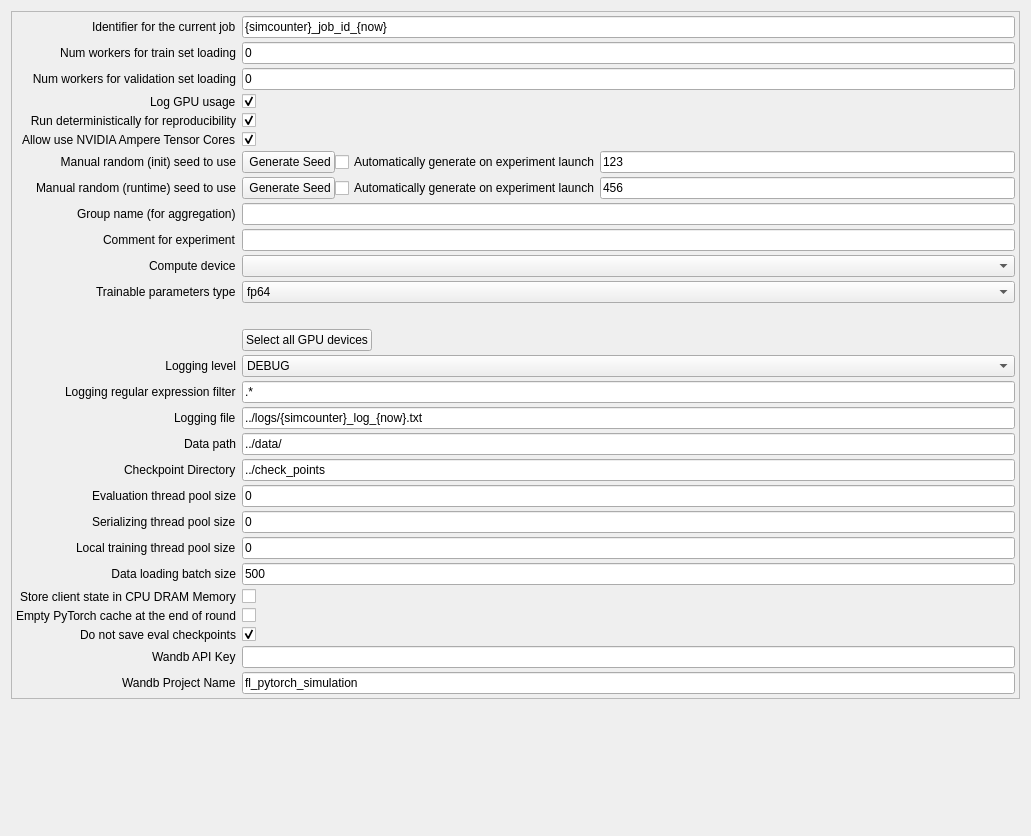
          <widget class="QWidget" name="tabSystemAspects">
           <property name="geometry">
            <rect>
             <x>0</x>
             <y>0</y>
             <width>1031</width>
             <height>836</height>
            </rect>
           </property>
           <attribute name="label">
            <string>Systems aspects</string>
           </attribute>
           <layout class="QVBoxLayout" name="verticalLayout_2">
            <property name="spacing">
             <number>6</number>
            </property>
            <item>
             <layout class="QVBoxLayout" name="loSystem">
              <item>
               <widget class="QFrame" name="frameSystemConfig">
                <property name="minimumSize">
                 <size>
                  <width>0</width>
                  <height>0</height>
                 </size>
                </property>
                <property name="frameShape">
                 <enum>QFrame::StyledPanel</enum>
                </property>
                <property name="frameShadow">
                 <enum>QFrame::Raised</enum>
                </property>
                <layout class="QFormLayout" name="formLayout_4">
                 <property name="labelAlignment">
                  <set>Qt::AlignRight|Qt::AlignTrailing|Qt::AlignVCenter</set>
                 </property>
                 <property name="verticalSpacing">
                  <number>4</number>
                 </property>
                 <property name="leftMargin">
                  <number>4</number>
                 </property>
                 <property name="topMargin">
                  <number>4</number>
                 </property>
                 <property name="rightMargin">
                  <number>4</number>
                 </property>
                 <property name="bottomMargin">
                  <number>4</number>
                 </property>
                 <item row="3" column="0">
                  <widget class="QLabel" name="lblJobId">
                   <property name="text">
                    <string>Identifier for the current job</string>
                   </property>
                  </widget>
                 </item>
                 <item row="3" column="1">
                  <widget class="QLineEdit" name="edtJobId">
                   <property name="toolTip">
                    <string>&lt;html&gt;&lt;head/&gt;&lt;body&gt;&lt;p&gt;All this constants can be used in parameters for purpose of substitution:&lt;/p&gt;&lt;p&gt;&lt;span style=&quot; font-weight:600;&quot;&gt;{now}&lt;/span&gt; - number of second since unix epoch&lt;/p&gt;&lt;p&gt;&lt;span style=&quot; font-weight:600;&quot;&gt;{compressor}&lt;/span&gt; - type of used compressor&lt;/p&gt;&lt;p&gt;&lt;span style=&quot; font-weight:600;&quot;&gt;{algorithm}&lt;/span&gt; - optimization algorithm&lt;/p&gt;&lt;/body&gt;&lt;/html&gt;</string>
                   </property>
                   <property name="text">
                    <string>{simcounter}_job_id_{now}</string>
                   </property>
                  </widget>
                 </item>
                 <item row="4" column="0">
                  <widget class="QLabel" name="lblNumWorkersForTrainDataLoad">
                   <property name="toolTip">
                    <string>Number of rounds of federated learning</string>
                   </property>
                   <property name="text">
                    <string>Num workers for train set loading</string>
                   </property>
                   <property name="alignment">
                    <set>Qt::AlignRight|Qt::AlignTrailing|Qt::AlignVCenter</set>
                   </property>
                  </widget>
                 </item>
                 <item row="4" column="1">
                  <widget class="QLineEdit" name="edtNumWorkersForTrainDataLoad">
                   <property name="text">
                    <string>0</string>
                   </property>
                  </widget>
                 </item>
                 <item row="5" column="0">
                  <widget class="QLabel" name="lblNumWorkersForValDataLoad">
                   <property name="toolTip">
                    <string>Number of available clients used for one communication round</string>
                   </property>
                   <property name="text">
                    <string>Num workers for validation set loading</string>
                   </property>
                   <property name="alignment">
                    <set>Qt::AlignRight|Qt::AlignTrailing|Qt::AlignVCenter</set>
                   </property>
                  </widget>
                 </item>
                 <item row="5" column="1">
                  <widget class="QLineEdit" name="edtNumWorkersForValDataLoad">
                   <property name="text">
                    <string>0</string>
                   </property>
                  </widget>
                 </item>
                 <item row="6" column="0">
                  <widget class="QLabel" name="lblLog">
                   <property name="text">
                    <string>Log GPU usage</string>
                   </property>
                  </widget>
                 </item>
                 <item row="6" column="1">
                  <widget class="QCheckBox" name="cbxLogGPUusage">
                   <property name="text">
                    <string/>
                   </property>
                   <property name="checked">
                    <bool>true</bool>
                   </property>
                  </widget>
                 </item>
                 <item row="8" column="0">
                  <widget class="QLabel" name="lblRunDeterministically">
                   <property name="text">
                    <string>Run deterministically for reproducibility</string>
                   </property>
                   <property name="alignment">
                    <set>Qt::AlignRight|Qt::AlignTrailing|Qt::AlignVCenter</set>
                   </property>
                  </widget>
                 </item>
                 <item row="8" column="1">
                  <widget class="QCheckBox" name="cbxRunDeterministically">
                   <property name="text">
                    <string/>
                   </property>
                   <property name="checked">
                    <bool>true</bool>
                   </property>
                  </widget>
                 </item>
                 <item row="10" column="0">
                  <widget class="QLabel" name="label">
                   <property name="text">
                    <string>Allow use NVIDIA Ampere Tensor Cores</string>
                   </property>
                  </widget>
                 </item>
                 <item row="10" column="1">
                  <widget class="QCheckBox" name="cbxAllowUseNvTensorCores">
                   <property name="text">
                    <string/>
                   </property>
                   <property name="checked">
                    <bool>true</bool>
                   </property>
                  </widget>
                 </item>
                 <item row="13" column="0">
                  <widget class="QLabel" name="lblManualRandomInitSeed">
                   <property name="toolTip">
                    <string>Global weight decay</string>
                   </property>
                   <property name="text">
                    <string>Manual random (init) seed to use</string>
                   </property>
                   <property name="alignment">
                    <set>Qt::AlignRight|Qt::AlignTrailing|Qt::AlignVCenter</set>
                   </property>
                  </widget>
                 </item>
                 <item row="13" column="1">
                  <layout class="QHBoxLayout" name="horizontalLayout_3">
                   <item>
                    <widget class="QPushButton" name="btnGenerateInitSeed">
                     <property name="text">
                      <string> Generate Seed</string>
                     </property>
                     <property name="icon">
                      <iconset resource="../resources/resources.qrc">
                       <normaloff>:/root/random.png</normaloff>:/root/random.png</iconset>
                     </property>
                    </widget>
                   </item>
                   <item>
                    <widget class="QCheckBox" name="cbxGenerateInitSeedAuto">
                     <property name="text">
                      <string>Automatically generate on experiment launch</string>
                     </property>
                    </widget>
                   </item>
                   <item>
                    <widget class="QLineEdit" name="edtRandomInitSeed">
                     <property name="text">
                      <string>123</string>
                     </property>
                    </widget>
                   </item>
                  </layout>
                 </item>
                 <item row="15" column="0">
                  <widget class="QLabel" name="lblManualRandomRunSeed">
                   <property name="text">
                    <string>Manual random (runtime) seed to use</string>
                   </property>
                  </widget>
                 </item>
                 <item row="15" column="1">
                  <layout class="QHBoxLayout" name="horizontalLayout_4">
                   <item>
                    <widget class="QPushButton" name="btnGenerateRunSeed">
                     <property name="text">
                      <string> Generate Seed</string>
                     </property>
                     <property name="icon">
                      <iconset resource="../resources/resources.qrc">
                       <normaloff>:/root/random.png</normaloff>:/root/random.png</iconset>
                     </property>
                    </widget>
                   </item>
                   <item>
                    <widget class="QCheckBox" name="cbxGenerateRunSeedAuto">
                     <property name="text">
                      <string>Automatically generate on experiment launch</string>
                     </property>
                    </widget>
                   </item>
                   <item>
                    <widget class="QLineEdit" name="edtRandomRunSeed">
                     <property name="text">
                      <string>456</string>
                     </property>
                    </widget>
                   </item>
                  </layout>
                 </item>
                 <item row="16" column="0">
                  <widget class="QLabel" name="lblGroupName">
                   <property name="text">
                    <string>Group name (for aggregation)</string>
                   </property>
                  </widget>
                 </item>
                 <item row="16" column="1">
                  <widget class="QLineEdit" name="edtGroupName"/>
                 </item>
                 <item row="18" column="0">
                  <widget class="QLabel" name="lblCommentForExperiment">
                   <property name="text">
                    <string>Comment for experiment</string>
                   </property>
                  </widget>
                 </item>
                 <item row="18" column="1">
                  <widget class="QLineEdit" name="edtCommentForExperiment"/>
                 </item>
                 <item row="19" column="0">
                  <widget class="QLabel" name="lblUsedComputeDevice">
                   <property name="text">
                    <string>Compute device</string>
                   </property>
                  </widget>
                 </item>
                 <item row="19" column="1">
                  <widget class="QComboBox" name="cbxComputeDevice"/>
                 </item>
                 <item row="21" column="1">
                  <widget class="QWidget" name="loComputeDevicesWidget" native="true">
                   <layout class="QVBoxLayout" name="loComputeDevices"/>
                  </widget>
                 </item>
                 <item row="22" column="1">
                  <layout class="QHBoxLayout" name="loSelectAllGpus">
                   <item>
                    <widget class="QPushButton" name="btnSelectAllGpus">
                     <property name="text">
                      <string>Select all GPU devices</string>
                     </property>
                    </widget>
                   </item>
                   <item>
                    <spacer name="horizontalSpacer_2">
                     <property name="orientation">
                      <enum>Qt::Horizontal</enum>
                     </property>
                     <property name="sizeHint" stdset="0">
                      <size>
                       <width>40</width>
                       <height>20</height>
                      </size>
                     </property>
                    </spacer>
                   </item>
                  </layout>
                 </item>
                 <item row="23" column="0">
                  <widget class="QLabel" name="lblLoggingLevel">
                   <property name="text">
                    <string>Logging level</string>
                   </property>
                   <property name="alignment">
                    <set>Qt::AlignRight|Qt::AlignTrailing|Qt::AlignVCenter</set>
                   </property>
                  </widget>
                 </item>
                 <item row="23" column="1">
                  <widget class="QComboBox" name="cbxLoggingLevels">
                   <item>
                    <property name="text">
                     <string>DEBUG</string>
                    </property>
                   </item>
                   <item>
                    <property name="text">
                     <string>INFO</string>
                    </property>
                   </item>
                   <item>
                    <property name="text">
                     <string>WARN</string>
                    </property>
                   </item>
                   <item>
                    <property name="text">
                     <string>ERROR</string>
                    </property>
                   </item>
                   <item>
                    <property name="text">
                     <string>CRITICAL</string>
                    </property>
                   </item>
                  </widget>
                 </item>
                 <item row="25" column="0">
                  <widget class="QLabel" name="lblLoggingFilter">
                   <property name="text">
                    <string>Logging regular expression filter</string>
                   </property>
                  </widget>
                 </item>
                 <item row="25" column="1">
                  <widget class="QLineEdit" name="edtLoggingFilter">
                   <property name="text">
                    <string>.*</string>
                   </property>
                  </widget>
                 </item>
                 <item row="26" column="0">
                  <widget class="QLabel" name="lblLoggingFile">
                   <property name="text">
                    <string>Logging file</string>
                   </property>
                  </widget>
                 </item>
                 <item row="26" column="1">
                  <widget class="QLineEdit" name="edtLogFile">
                   <property name="text">
                    <string>../logs/{simcounter}_log_{now}.txt</string>
                   </property>
                  </widget>
                 </item>
                 <item row="27" column="0">
                  <widget class="QLabel" name="lblDataPath">
                   <property name="toolTip">
                    <string>Base root directory for the dataset</string>
                   </property>
                   <property name="text">
                    <string>Data path</string>
                   </property>
                  </widget>
                 </item>
                 <item row="27" column="1">
                  <widget class="QLineEdit" name="edtDataPath">
                   <property name="toolTip">
                    <string>Base root directory for the dataset</string>
                   </property>
                   <property name="text">
                    <string>../data/</string>
                   </property>
                  </widget>
                 </item>
                 <item row="28" column="0">
                  <widget class="QLabel" name="lblCheckpointDir">
                   <property name="toolTip">
                    <string>Directory to persist run meta data_preprocess, e.g. best/last models</string>
                   </property>
                   <property name="text">
                    <string>Checkpoint Directory</string>
                   </property>
                  </widget>
                 </item>
                 <item row="28" column="1">
                  <widget class="QLineEdit" name="edtCheckpointDir">
                   <property name="text">
                    <string>../check_points</string>
                   </property>
                  </widget>
                 </item>
                 <item row="29" column="0">
                  <widget class="QLabel" name="lblEvalThreadPool">
                   <property name="toolTip">
                    <string>Thread pool size for perform evalutation checkpoint asyncronously</string>
                   </property>
                   <property name="text">
                    <string>Evaluation thread pool size</string>
                   </property>
                  </widget>
                 </item>
                 <item row="29" column="1">
                  <widget class="QLineEdit" name="edtEvalThreadPool">
                   <property name="text">
                    <string>0</string>
                   </property>
                  </widget>
                 </item>
                 <item row="30" column="0">
                  <widget class="QLabel" name="lblSerializingThreadPool">
                   <property name="toolTip">
                    <string>Thread pool size for perform serialization into filesystem asyncronously</string>
                   </property>
                   <property name="text">
                    <string>Serializing thread pool size</string>
                   </property>
                  </widget>
                 </item>
                 <item row="30" column="1">
                  <widget class="QLineEdit" name="edtSerializingThreadPool">
                   <property name="text">
                    <string>0</string>
                   </property>
                  </widget>
                 </item>
                 <item row="31" column="0">
                  <widget class="QLabel" name="lblLocalTrainingThreadPool">
                   <property name="toolTip">
                    <string>Perform local training within a pool of threads. Each one execute sequence of optimization for assigned clients in a serialized way</string>
                   </property>
                   <property name="text">
                    <string>Local training thread pool size</string>
                   </property>
                  </widget>
                 </item>
                 <item row="31" column="1">
                  <widget class="QLineEdit" name="edtLocalTraininThreadPool">
                   <property name="text">
                    <string>0</string>
                   </property>
                  </widget>
                 </item>
                 <item row="34" column="0">
                  <widget class="QLabel" name="lblDataLoadBatchSize">
                   <property name="toolTip">
                    <string>Static batch size for data loading</string>
                   </property>
                   <property name="text">
                    <string>Data loading batch size</string>
                   </property>
                   <property name="alignment">
                    <set>Qt::AlignRight|Qt::AlignTrailing|Qt::AlignVCenter</set>
                   </property>
                  </widget>
                 </item>
                 <item row="34" column="1">
                  <widget class="QLineEdit" name="edtDataLoadBatchSize">
                   <property name="text">
                    <string>500</string>
                   </property>
                  </widget>
                 </item>
                 <item row="35" column="0">
                  <widget class="QLabel" name="lblStoreClientStateInCPU">
                   <property name="text">
                    <string>Store client state in CPU DRAM Memory</string>
                   </property>
                  </widget>
                 </item>
                 <item row="35" column="1">
                  <widget class="QCheckBox" name="cbxStoreClientStateInCPU">
                   <property name="text">
                    <string/>
                   </property>
                   <property name="checked">
                    <bool>false</bool>
                   </property>
                  </widget>
                 </item>
                 <item row="36" column="0">
                  <widget class="QLabel" name="lblEmptyGPUTorchCache">
                   <property name="text">
                    <string>Empty PyTorch cache at the end of round</string>
                   </property>
                  </widget>
                 </item>
                 <item row="36" column="1">
                  <widget class="QCheckBox" name="cbxEmptyGPUTorchCache">
                   <property name="text">
                    <string/>
                   </property>
                  </widget>
                 </item>
                 <item row="37" column="0">
                  <widget class="QLabel" name="lblDoNotSaveEvalCheckpoints">
                   <property name="text">
                    <string>Do not save eval checkpoints</string>
                   </property>
                  </widget>
                 </item>
                 <item row="37" column="1">
                  <widget class="QCheckBox" name="cbxDoNotSaveEvalCheckpoints">
                   <property name="text">
                    <string/>
                   </property>
                   <property name="checked">
                    <bool>true</bool>
                   </property>
                  </widget>
                 </item>
                 <item row="43" column="0">
                  <widget class="QLabel" name="lblWandbKey">
                   <property name="text">
                    <string>Wandb API Key</string>
                   </property>
                  </widget>
                 </item>
                 <item row="43" column="1">
                  <widget class="QLineEdit" name="edtWandbKey">
                   <property name="text">
                    <string/>
                   </property>
                  </widget>
                 </item>
                 <item row="44" column="0">
                  <widget class="QLabel" name="lblWandbProjectName">
                   <property name="text">
                    <string>Wandb Project Name</string>
                   </property>
                  </widget>
                 </item>
                 <item row="44" column="1">
                  <widget class="QLineEdit" name="edtWandbProjectName">
                   <property name="text">
                    <string>fl_pytorch_simulation</string>
                   </property>
                  </widget>
                 </item>
                 <item row="20" column="1">
                  <widget class="QComboBox" name="cbxParamsType">
                   <item>
                    <property name="text">
                     <string>fp64</string>
                    </property>
                   </item>
                   <item>
                    <property name="text">
                     <string>fp32</string>
                    </property>
                   </item>
                   <item>
                    <property name="text">
                     <string>fp16</string>
                    </property>
                   </item>
                   <item>
                    <property name="text">
                     <string>bfp16</string>
                    </property>
                   </item>
                  </widget>
                 </item>
                 <item row="20" column="0">
                  <widget class="QLabel" name="label_3">
                   <property name="text">
                    <string>Trainable parameters type</string>
                   </property>
                  </widget>
                 </item>
                </layout>
               </widget>
              </item>
              <item>
               <spacer name="verticalSpacer_4">
                <property name="orientation">
                 <enum>Qt::Vertical</enum>
                </property>
                <property name="sizeHint" stdset="0">
                 <size>
                  <width>20</width>
                  <height>40</height>
                 </size>
                </property>
               </spacer>
              </item>
             </layout>
            </item>
           </layout>
          </widget>
